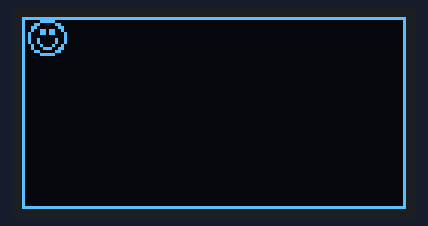
The sketch below on a simulated Arduino Uno, built with avr-gcc and run on an emulated ATmega328P. Parts: 128×64 one-colour display.

Above: at 0.06 s.
At 1.29 s:
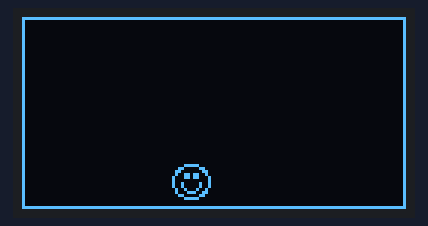
At 10.89 s:
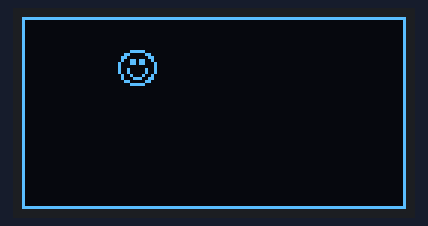
At 20.54 s:
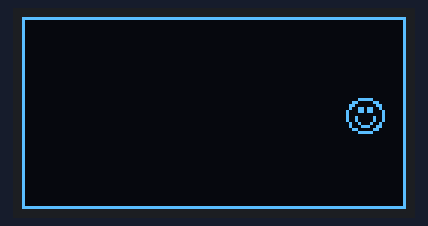
At 30.19 s:
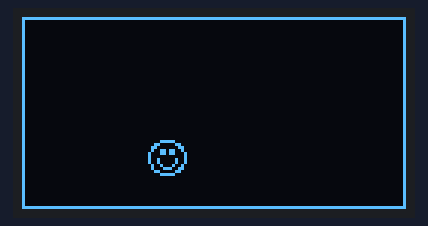
At 39.94 s:
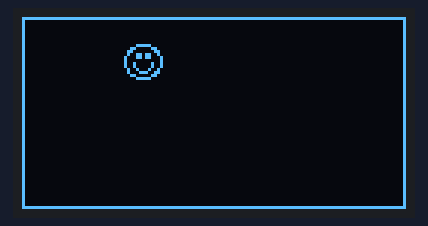

The sketch:

disppong.ino
```cpp
/***********************************************************
      disppong_oled.ino

      Arduino port of Z-World's disppong.c (Rabbit / Dynamic C, 2001)
      Target: SSD1306 OLED over I2C, Adafruit_GFX + Adafruit_SSD1306

      A 16x12 bitmap "ball" bounces inside a drawn box. When it
      reaches a wall it pulls a grimace for one frame, then
      reverses. Non-blocking: loop() never calls delay().

      Wiring (I2C): SDA/SCL to the board's I2C pins, VCC 3V3/5V, GND.
************************************************************/

#include <Wire.h>
#include <Adafruit_GFX.h>
#include <Adafruit_SSD1306.h>

// ---------- display geometry ----------
#define SCREEN_WIDTH   128
#define SCREEN_HEIGHT   64      // 32 also works
#define OLED_RESET      -1      // -1 = share the MCU reset pin
#define OLED_ADDR     0x3C      // some modules are 0x3D

Adafruit_SSD1306 display(SCREEN_WIDTH, SCREEN_HEIGHT, &Wire, OLED_RESET);

// Box edges as absolute coordinates, not widths.
// (The original named these WIDTH/HEIGHT but used them as edges.)
#define BOX_L  0
#define BOX_T  0
#define BOX_R  (SCREEN_WIDTH  - 1)
#define BOX_B  (SCREEN_HEIGHT - 1)

#define BALL_W  16
#define BALL_H  12
#define FRAME_MS 50UL

// ---------- 16x12 bitmaps, MSB first, 2 bytes per row ----------
// Byte layout is identical to the Rabbit original, so these are
// copied verbatim. PROGMEM keeps them out of RAM on AVR.

static const unsigned char PROGMEM smileyball[] = {
  0x07, 0xC0,
  0x18, 0x30,
  0x30, 0x18,
  0x26, 0xC8,
  0x46, 0xC4,
  0x40, 0x04,
  0x48, 0x24,
  0x48, 0x24,
  0x24, 0x48,
  0x23, 0x98,
  0x18, 0x30,
  0x07, 0xC0
};

static const unsigned char PROGMEM wallball[] = {
  0x07, 0xC0,
  0x18, 0x30,
  0x30, 0x18,
  0x26, 0xC8,
  0x46, 0xC4,
  0x40, 0x04,
  0x40, 0x04,
  0x4F, 0xE4,
  0x20, 0x08,
  0x30, 0x18,
  0x18, 0x30,
  0x07, 0xC0
};

// The original's third bitmap, blank[], is gone: fillRect() erases
// the same 16x12 window for free.

// ---------- state ----------
static int px = BOX_L + 1;    // current position
static int py = BOX_T + 1;
static int dx = 2;            // current direction
static int dy = 2;
static int holdFrames = 0;    // grimace frames still owed (1 per axis hit)
static unsigned long nextFrame = 0;

// ---------- drawing ----------

// Erase the old 16x12 window, stamp the new one, push to the panel.
// Replaces glXPutBitmap()'s replace-mode write plus the blank[] erase.
static void drawBall(int x, int y, const unsigned char *bm) {
  display.fillRect(px, py, BALL_W, BALL_H, SSD1306_BLACK);
  display.drawBitmap(x, y, bm, BALL_W, BALL_H, SSD1306_WHITE);
  display.display();
}

static void drawBox() {
  display.drawRect(BOX_L, BOX_T,
                   BOX_R - BOX_L + 1, BOX_B - BOX_T + 1, SSD1306_WHITE);
}

// ---------- setup ----------
void setup() {
  Wire.begin();
  Wire.setClock(400000);   // 100 kHz makes display() alone cost ~90 ms

  if (!display.begin(SSD1306_SWITCHCAPVCC, OLED_ADDR)) {
    for (;;) {}            // panel not answering: nothing useful left to do
  }

  display.clearDisplay();
  drawBox();
  display.drawBitmap(px, py, smileyball, BALL_W, BALL_H, SSD1306_WHITE);
  display.display();

  nextFrame = millis() + FRAME_MS;
}

// ---------- one frame of pong ----------
void loop() {
  // Signed comparison, so the millis() rollover at ~49.7 days is a
  // non-event. Same trick the original used on MS_TIMER.
  if ((long)(millis() - nextFrame) < 0) return;
  nextFrame += FRAME_MS;

  // Owe the wall a grimace frame? Hold position and pull the face.
  if (holdFrames > 0) {
    holdFrames--;
    drawBall(px, py, wallball);
    return;
  }

  // Probe the next position. This move is discarded either way.
  int nx = px + dx;
  int ny = py + dy;

  if (nx < BOX_L + 1 || nx + BALL_W > BOX_R) { dx = -dx; holdFrames++; }
  if (ny < BOX_T + 1 || ny + BALL_H > BOX_B) { dy = -dy; holdFrames++; }

  if (holdFrames > 0) {
    holdFrames--;                 // a corner hit owes two frames
    drawBall(px, py, wallball);
    return;
  }

  // Commit, using the direction as it now stands.
  nx = px + dx;
  ny = py + dy;
  drawBall(nx, ny, smileyball);
  px = nx;
  py = ny;
}
```
